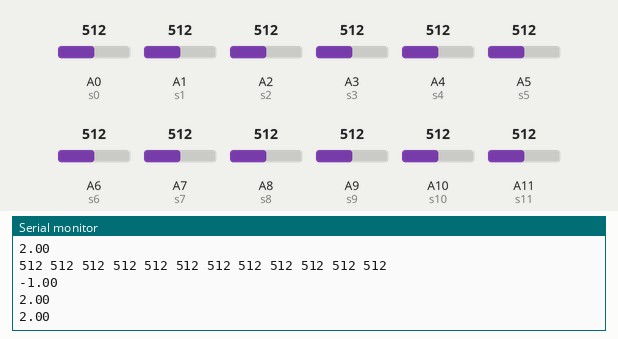
The sketch below on a simulated Arduino Mega 2560, built with avr-gcc and run on an emulated ATmega2560. Parts: the last lines printed to the serial monitor. Inputs (shaded band) come from the test bench; at power-on: A0 (s0) = 512, A1 (s1) = 512, A2 (s2) = 512, A3 (s3) = 512, A4 (s4) = 512, A5 (s5) = 512, A6 (s6) = 512, A7 (s7) = 512, A8 (s8) = 512, A9 (s9) = 512, A10 (s10) = 512, A11 (s11) = 512.

Above: at 5.8 s.
5.9 s: A0 (s0) set to 680
11.9 s: A0 (s0) set to 706
At 16.4 s:
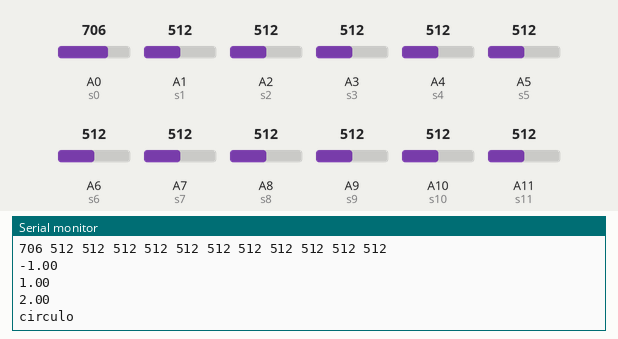
21.6 s: A1 (s1) set to 522
At 26.1 s:
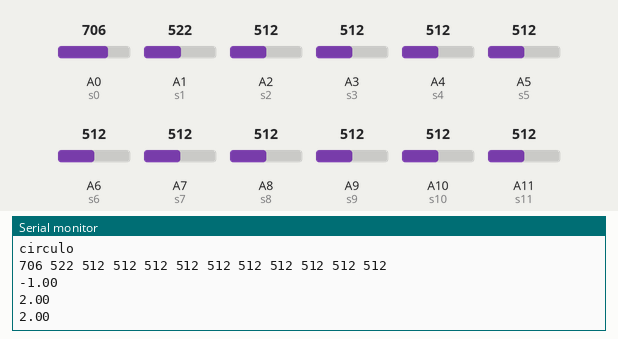
27.6 s: A2 (s2) set to 566
33.6 s: A2 (s2) set to 585
At 36.3 s:
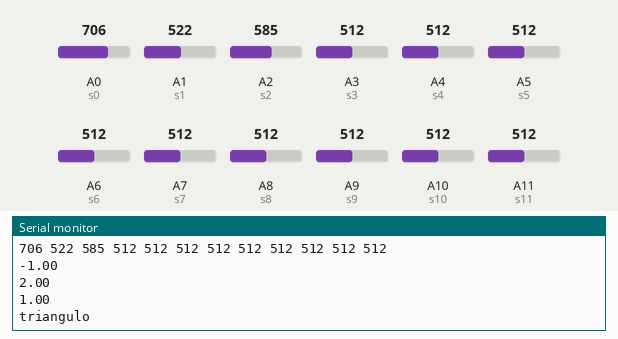
Timing chart, 0 to 37.8 s (numbered marks = the images above; inputs shaded):
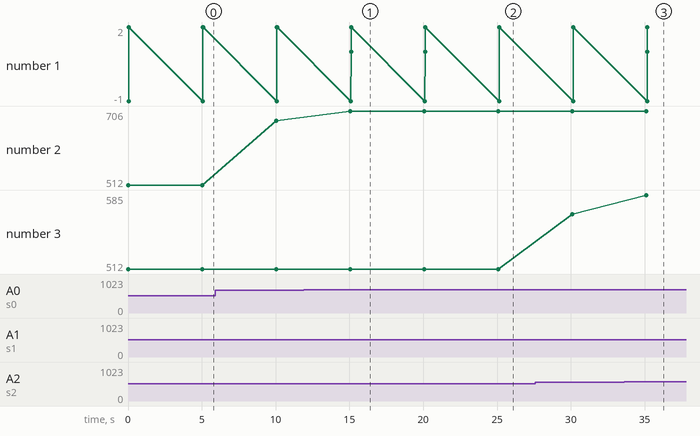

The sketch:

RNLDRS.ino
```cpp
#include "math.h"
#include <Wire.h>
#include <LiquidCrystal_I2C.h>
//Crear el objeto lcd  dirección  0x3F y 16 columnas x 2 filas
LiquidCrystal_I2C lcd(0x27,16,2);  //

//ENTRADAS SENSORES
int s0 = A0;
int s1 = A1;
int s2 = A2;
int s3 = A3;
int s4 = A4;
int s5 = A5;
int s6 = A6;
int s7 = A7;
int s8 = A8;
int s9 = A9;
int s10 = A10;
int s11 = A11;


int p1 = 0;
int p2 = 0;
int p3 = 0;
int p4 = 0;
int p5 = 0;
int p6 = 0;
int p7 = 0;
int p8 = 0;
int p9 = 0;
int p10 = 0;
int p11 = 0;
int p12 = 0;

float n1 , n2 , n3, n4, n5, n6, n7, n8 , n9, n10 , n11, n12,n13,n14,n15; // variables de las salidas de las neuronas
float a1 , a2 , a3, a4, a5, a6, a7, a8 , a9, a10 , a11, a12 ; // las salidas de las funciones de activacion
float e=2.7182818 ; // Definimos e para trabjar con la tanjente hiperbolica


void setup() {

   pinMode (s0 , INPUT);
   pinMode (s1 , INPUT);
   pinMode (s2 , INPUT);
   pinMode (s3 , INPUT);
   pinMode (s4 , INPUT);
   pinMode (s5 , INPUT);
   pinMode (s6 , INPUT);
   pinMode (s7 , INPUT);
   pinMode (s8 , INPUT);
   pinMode (s9 , INPUT);
   pinMode (s10 , INPUT);
   pinMode (s11 , INPUT);
   Serial.begin(9600);
   lcd.print("Hola Mundo");

  }


void loop()
{
   p1 = analogRead(s0);
   p2 = analogRead(s1);
   p3 = analogRead(s2);
   p4 = analogRead(s3);
   p5 = analogRead(s4);
   p6 = analogRead(s5);
   p7 = analogRead(s6);
   p8 = analogRead(s7);
   p9 = analogRead(s8);
   p10 = analogRead(s9);
   p11 = analogRead(s10);
   p12 = analogRead(s11);


   Serial.print(p1);
   Serial.print(" ");
   Serial.print(p2);
   Serial.print(" ");
   Serial.print(p3);
   Serial.print(" ");
   Serial.print(p4);
   Serial.print(" ");
   Serial.print(p5);
   Serial.print(" ");
   Serial.print(p6);
   Serial.print(" ");
   Serial.print(p7);
   Serial.print(" ");
   Serial.print(p8);
   Serial.print(" ");
   Serial.print(p9);
   Serial.print(" ");
   Serial.print(p10);
   Serial.print(" ");
   Serial.print(p11);
   Serial.print(" ");
   Serial.print(p12);
   Serial.println(" ");


   // definimos la sumatoria de nuestra neurona

n1= p1 * (0.0003) + p2 * (0.0005) + p3 * (0.0018) + p4 * (0.0008) + p5 * (-0.0008) + p6* (-0.0014) + p7 * (-0.0023) + p8 * (0.0020) + p9 * (0.0033) + p10 * (-0.0006) + p11 * (0.0001) + p12 * (-0.0003) + (-4.3898) ;
n2= p1 * (0.0025 ) + p2 * (0.0013) + p3 * (0.0032 ) + p4 * (-0.0033) + p5 * (-0.0014) + p6* (-0.0008) + p7 * (-0.0001) + p8 * (-0.0039) + p9 * (0.0022) + p10 * (0.0003) + p11 * (0.0044) + p12 * (-0.0038) + (-1.6034) ;
n3= p1 * (-0.0024) + p2 * (0.0025) + p3 * (0.0035) + p4 * (0.0036) + p5 * (0.0006) + p6* (-0.0008) + p7 * (-0.0007) + p8 * (-0.0009 ) + p9 * (0.0013) + p10 * (0.0007) + p11 * (0.0007) + p12 * (-0.0006) + (-4.2599) ;
n4= p1 * (-0.0015) + p2 * (0.0015) + p3 * (-0.0014) + p4 * (0.0064) + p5 * (-0.0020) + p6* (0.0011) + p7 * (-0.0045 ) + p8 * (-0.0030) + p9 * (0.0045) + p10 * (0.0038) + p11 * (0.0021) + p12 * (-0.0005) + (-0.0802) ;
n5= p1 * (-0.0001) + p2 * (0.0019) + p3 * (0.0012) + p4 * (0.0006) + p5 * (-0.0004) + p6* (-0.0028) + p7 * (0.0029) + p8 * (-0.0029) + p9 * (-0.0023) + p10 * (0.0046) + p11 * (0.0016) + p12 * (-0.0016) + (-0.4693) ;
n6= p1 * (-0.0010) + p2 * (-0.0005) + p3 * (-0.0012) + p4 * (0.0017) + p5 * (-0.0003) + p6* (-0.0029) + p7 * (-0.0010) + p8 * (-0.0014) + p9 * (-0.0006) + p10 * (0.0011) + p11 * (-0.0011) + p12 * (0.0007) + (-2.2345) ;
n7= p1 * (0.0015) + p2 * (-0.0049) + p3 * (0.0038) + p4 * (-0.0033) + p5 * (0.0017) + p6* (0.0027) + p7 * (0.0014) + p8 * (-0.0010) + p9 * (-0.0050 ) + p10 * (-0.0009) + p11 * (0.0049) + p12 * (-0.0006) + (-1.1653) ;
n8= p1 * (-0.0075) + p2 * (-0.0067) + p3 * (0.0027) + p4 * (-0.0068) + p5 * (-0.0025 ) + p6* (0.0021) + p7 * (0.0034) + p8 * (0.0025) + p9 * (0.0072) + p10 * (-0.0055) + p11 * (-0.0005) + p12 * (-0.0044) + (2.5014) ;
n9= p1 * (0.0045) + p2 * (0.0016) + p3 * (0.0000) + p4 * (-0.0026) + p5 * (0.0028) + p6* (-0.0016) + p7 * (-0.0009) + p8 * (-0.0007) + p9 * (-0.0006) + p10 * (-0.0025) + p11 * (-0.0009) + p12 * (-0.0015) + (-2.1101) ;
n10= p1 * (0.0005) + p2 * (0.0016) + p3 * (0.0036) + p4 * (0.0018) + p5 * (0.0029) + p6* (-0.0002) + p7 * (0.0036) + p8 * (0.0004) + p9 * (0.0003) + p10 * (0.0037) + p11 * (0.0023) + p12 * (0.0019) + (-1.4202) ;
n11= p1 * (0.0013) + p2 * (0.0001) + p3 * (0.0012) + p4 * (0.0002) + p5 * (-0.0003) + p6* (0.0002) + p7 * (0.0006) + p8 * (-0.0024) + p9 * (0.0016) + p10 * (-0.0007) + p11 * (-0.0010) + p12 * (0.0010) + (-3.5385) ;
n12= p1 * (-0.0025) + p2 * (-0.0027) + p3 * (-0.0018 ) + p4 * (-0.0050) + p5 * (-0.0021) + p6* (-0.0029) + p7 * (-0.0002) + p8 * (0.0035) + p9 * (-0.0057) + p10 * (0.0002) + p11 * (-0.0015) + p12 * (0.0029) + (0.5888) ;

   a1 = tansig ( n1 ) ;
   a2 = tansig ( n2 );
   a3 = tansig ( n3 );
   a4 = tansig ( n4);
   a5 = tansig ( n5);
   a6 = tansig ( n6);
   a7 = tansig ( n7);
   a8 = tansig ( n8);
   a9 = tansig ( n9);
   a10 = tansig ( n10);
   a11 = tansig ( n11);
   a12 = tansig ( n12);

n13 = a1 *(-0.1396) + a2 *(0.5684) + a3 *(-0.2203) + a4 *(-0.8993) + a5 *(-0.9686) + a6 *(0.3379) + a7 *(0.1434) + a8 *(0.1993) + a9 *(-0.6952)+ a10 *(0.6646)+ a11 *(0.7276) + a12 *(-0.7840) + (0.1189) ;
n14 = a1 *(0.3874) + a2 *(0.4109) + a3 *(0.1817) + a4 *(-0.5427) + a5 *(0.7274) + a6 *(0.0004) + a7 *(-0.7556) + a8 *(-0.8880) + a9 *(-0.9608)+ a10 *(0.2348)+ a11 *(-0.8047) + a12 *(0.0340) + (-0.9908) ;
n15 = a1 *(0.8903) + a2 *(-0.7815) + a3 *(-0.0814) + a4 *(0.6685) + a5 *(-0.8437) + a6 *(-0.5642) + a7 *(0.3424) + a8 *(-0.8870) + a9 *(-0.1298 )+ a10 *(0.0404)+ a11 *(0.8159) + a12 *(-0.7139) + (0.5335) ;

n13=round(n13); //redondeamos para que no salga - negativos
n14=round(n14); //redondeamos para que no salga – negativos
n15=round(n15); //redondeamos para que no salga - negativos

Serial.println(n13);
Serial.println(n14);
Serial.println(n15);

if(n13==1)
{
  Serial.println("cuadrado");
   lcd.print("cuadrado");
}

if(n14==1)
{
  Serial.println("circulo");
  lcd.print("circulo");
}

if(n15==1)
{
  Serial.println("triangulo");
  lcd.print("trinagulo");
}
   delay(5000);
   }


   // definimos la funcion tangente hiperbolica
// funcion tansig
float tansig ( float x ) {
  float a ;

  a = ( pow ( e , x ) -pow ( e , -x ) ) / ( pow ( e , x ) + pow ( e , -x ) ) ;
  return a ; // regreseamos el valor de a
  }
```

Measured:
- the behaviour switches between 693 and 694 on A0 (s0) (found by bisection; images 0 and 1)
- the behaviour switches between 513 and 514 on A1 (s1) (found by bisection; images 1 and 2)
- the behaviour switches between 584 and 585 on A2 (s2) (found by bisection; images 2 and 3)
- after the input at 11.9 s, the serial monitor: prints a new line after 3.1 s (image 1)
- after the input at 21.6 s, the serial monitor: prints a new line after 3.5 s (image 2)
- after the input at 33.6 s, the serial monitor: prints a new line after 1.5 s (image 3)
- plotted number 1: 2 → 1 after the input at 33.6 s
- plotted number 2: 512 → 680 after the input at 5.9 s, 680 → 706 after the input at 11.9 s
